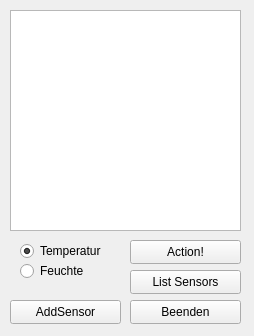
<?xml version="1.0" encoding="UTF-8"?>
<ui version="4.0">
 <class>Widget</class>
 <widget class="QWidget" name="Widget">
  <property name="geometry">
   <rect>
    <x>0</x>
    <y>0</y>
    <width>254</width>
    <height>336</height>
   </rect>
  </property>
  <property name="windowTitle">
   <string>Widget</string>
  </property>
  <widget class="QPushButton" name="btnBeenden">
   <property name="geometry">
    <rect>
     <x>130</x>
     <y>300</y>
     <width>111</width>
     <height>24</height>
    </rect>
   </property>
   <property name="text">
    <string>Beenden</string>
   </property>
  </widget>
  <widget class="QTextEdit" name="edtAusgabe">
   <property name="geometry">
    <rect>
     <x>10</x>
     <y>10</y>
     <width>231</width>
     <height>221</height>
    </rect>
   </property>
  </widget>
  <widget class="QPushButton" name="btnAction">
   <property name="geometry">
    <rect>
     <x>130</x>
     <y>240</y>
     <width>111</width>
     <height>24</height>
    </rect>
   </property>
   <property name="text">
    <string>Action!</string>
   </property>
  </widget>
  <widget class="QPushButton" name="btnAddSensor">
   <property name="geometry">
    <rect>
     <x>10</x>
     <y>300</y>
     <width>111</width>
     <height>24</height>
    </rect>
   </property>
   <property name="text">
    <string>AddSensor</string>
   </property>
  </widget>
  <widget class="QRadioButton" name="btnTemperatur">
   <property name="geometry">
    <rect>
     <x>20</x>
     <y>240</y>
     <width>91</width>
     <height>22</height>
    </rect>
   </property>
   <property name="text">
    <string>Temperatur</string>
   </property>
   <property name="checked">
    <bool>true</bool>
   </property>
  </widget>
  <widget class="QRadioButton" name="btnFeuchte">
   <property name="enabled">
    <bool>true</bool>
   </property>
   <property name="geometry">
    <rect>
     <x>20</x>
     <y>260</y>
     <width>91</width>
     <height>22</height>
    </rect>
   </property>
   <property name="text">
    <string>Feuchte</string>
   </property>
   <property name="checked">
    <bool>false</bool>
   </property>
  </widget>
  <widget class="QPushButton" name="btnListSensors">
   <property name="geometry">
    <rect>
     <x>130</x>
     <y>270</y>
     <width>111</width>
     <height>24</height>
    </rect>
   </property>
   <property name="text">
    <string>List Sensors</string>
   </property>
  </widget>
 </widget>
 <resources/>
 <connections/>
</ui>
